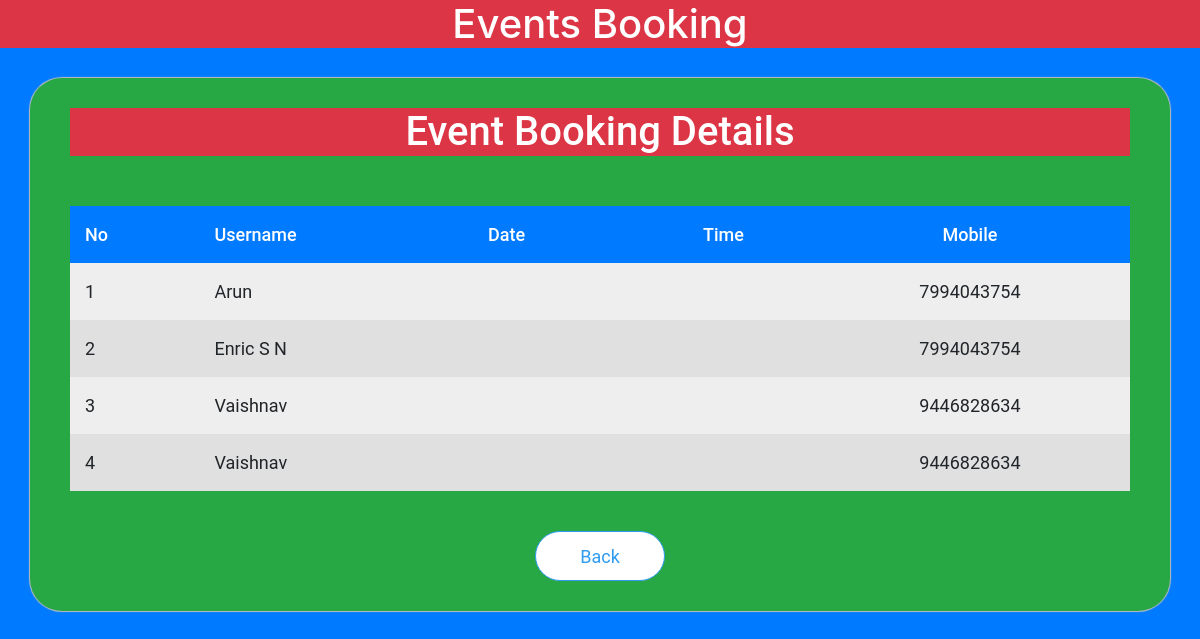
Page /scm/admin_booking (signed in) on the committed database.
### scmapp/models.py (models this page shows)
class Book_ground(models.Model):
    regevent = models.CharField(max_length=40)
    bid = models.AutoField(primary_key=True)
    uid = models.IntegerField()
    name = models.CharField(max_length=20)
    email = models.CharField(max_length=40)
    mobile = models.CharField(max_length=10)

### scmapp/views.py (the view)
def admin_booking(request):
    if 'aname' in request.session:
        booking = Book_ground.objects.all()
        data = {'booking':booking}
        return render(request,'admin_booking.html',context=data)
    else:
        data = {'status':'You need to login first'}
        return render(request,'admin_login.html',context=data)

### templates/admin_booking.html (shortened to what this page needs)
<!DOCTYPE html>
{% load static %}
<html>
<head>
  <link rel="stylesheet" href="https://stackpath.bootstrapcdn.com/bootstrap/4.4.1/css/bootstrap.min.css">
  <link rel="stylesheet" href="{% static 'css/admin_event.css' %}">
</head>
<body class="bg-primary">
<div class="container-fluid header text-center bg-danger">
  <h1 style="color: white;">Events Booking</h1>
</div>
<div class="container box bg-success">
  <center><h1 class="bg-danger" style="color: white;">Event Booking Details</h1></center>
  <table>
    <tr style="font-weight:500; color: white;" class="bg-primary">
      <td>No</td>
      <td>Username</td>
      <td>Date</td>
      <td>Time</td>
      <td>Mobile</td>
    </tr>
    {% for b in booking %}
      <tr>
        <td>{{ forloop.counter }}</td>
        <td>{{ b.name}}</td>
        <td>{{ b.date }}</td>
        <td>{{ b.time }}</td>
        <td>{{ b.mobile }}</td>
      </tr>
    {% empty %}
      <tr>
        <td colspan="5" align="center">No Bookings</td>
      </tr>
    {% endfor %}
  </table>
  <div class="footer">
    <a href="{% url 'scmapp:admin_home' %}"><button>Back</button></a>
  </div>
</div>
</body>
</html>

### static/css/admin_event.css (style rules this page uses)
body { background-color: #e6e6e6; }
.header { margin: 30 0px 0px 0px; font-size: 28px; }
.container { width: 100%; }
.box { margin-top: 30px; margin-bottom: 50px; background-color: #fafafa; font-family: 'Roboto'; font-size: 20px; padding: 30px 40px 30px 40px; border-radius: 32px; -webkit-box-shadow:0px 0px 1px 1px #bdbdbd; }
.box button { width: 130px; height: 50px; margin: 0px; background-color: #fff; outline: none; border:1.5px solid #2f9cf1; border-radius: 64px; font-size: 18px; color:#2f9cf1; }
.box table { margin:50px 0px 0px 0px; width:100%; }
.box td { padding:15px; }
.box tr { font-size: 18px; }
.box tr:nth-child(1) { font-size: 18px; font-weight: 500; background-color: #a9a9a9; }
.box tr:nth-child(even) { background-color: #eeeeee; }
.box tr:nth-child(odd) { background-color: #e0e0e0; }
.box td:nth-child(4) { text-align: center; }
.box td:nth-child(5) { text-align: center; }
.footer { margin:40px 0px 0px 0px; height: 50px; text-align: center; }

### rows in the picture
Book_ground: name "Arun", mobile "7994043754"
Book_ground: name "Enric S N", mobile "7994043754"
Book_ground: name "Vaishnav", mobile "9446828634"
Book_ground: name "Vaishnav", mobile "9446828634"
